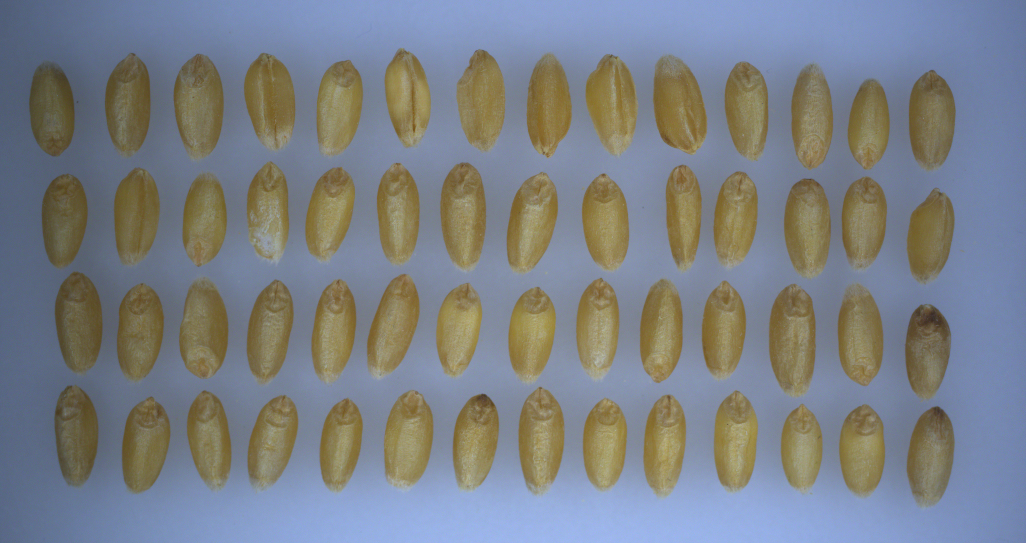
#> input picture image processing codes/KODLAR8_Histogram_Islemleri/KODLAR8_Histogram_Islemleri/Bugday.png, 1026 x 543 px
$ python K8_2_8_RESIM_Histogram_Germe.py
#> lines starting #> are read from the running program, lines starting #| are printed output that depends on the picture
# -*- coding: utf-8 -*-
"""
Created on Mon Nov  4 08:47:45 2024

@author: muozi
"""

import cv2
import numpy as np
import matplotlib.pyplot as plt

image = cv2.imread('Bugday.png', 0)
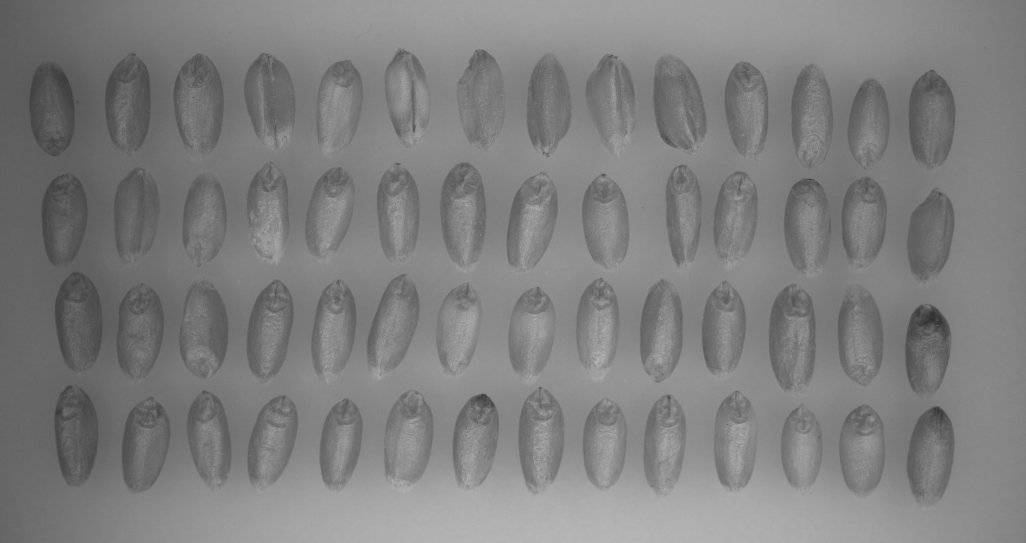
#> image: shape (543, 1026); min 45, max 185, mean 126.8

min_val = np.min(image)
#> min_val = 45
max_val = np.max(image)
#> max_val = 185

stretched_image = cv2.normalize(image, None, alpha=0, beta=255, norm_type=cv2.NORM_MINMAX)
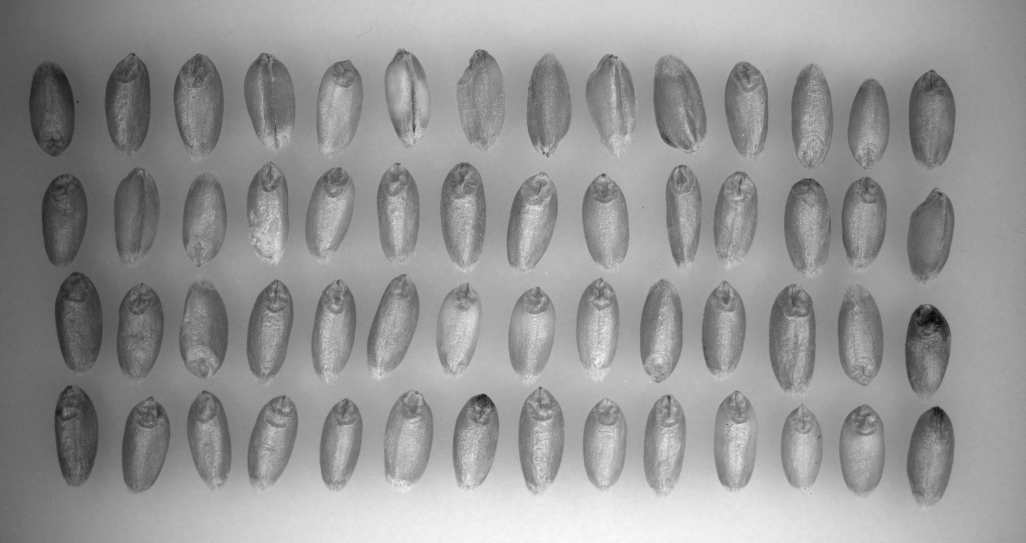
#> stretched_image: shape (543, 1026); min 0, max 255, mean 149

stretched_image2 = cv2.normalize(image, None, alpha=100, beta=200, norm_type=cv2.NORM_MINMAX)
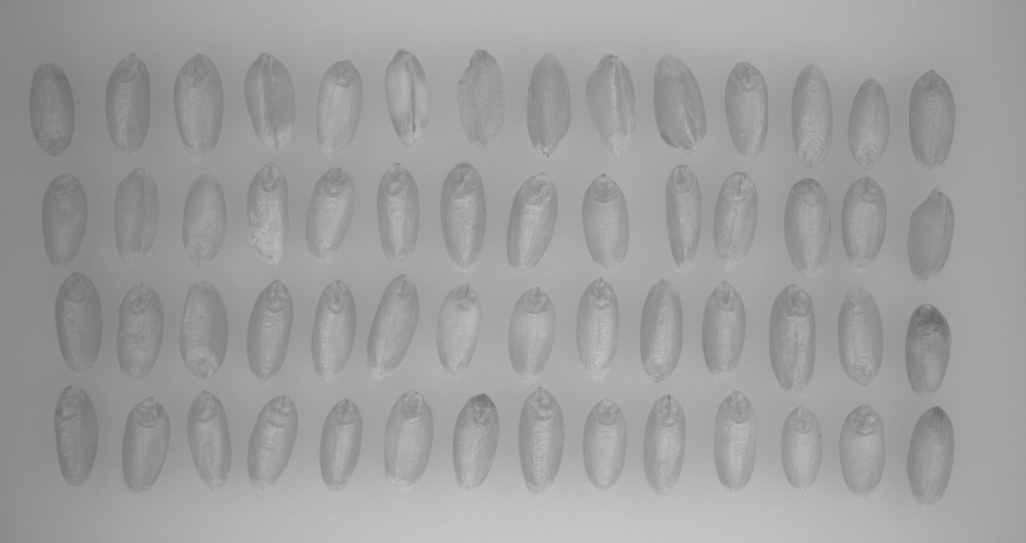
#> stretched_image2: shape (543, 1026); min 100, max 200, mean 158.4

original_hist = cv2.calcHist([image], [0], None, [256], [0, 256])
#> original_hist = 256 values, max 14556 at index 131, min 0 at index 0, mean 2176.2
stretched_hist = cv2.calcHist([stretched_image], [0], None, [256], [0, 256])
#> stretched_hist = 256 values, max 14556 at index 157, min 0 at index 1, mean 2176.2
stretched_hist2 = cv2.calcHist([stretched_image2], [0], None, [256], [0, 256])
#> stretched_hist2 = 256 values, max 27370 at index 161, min 0 at index 0, mean 2176.2


# Orijinal histogramı göster
plt.figure()
plt.plot(original_hist, color='blue')
plt.title('Original Histogram')
plt.xlabel('Pixel Intensity')
plt.ylabel('Frequency')
plt.show()
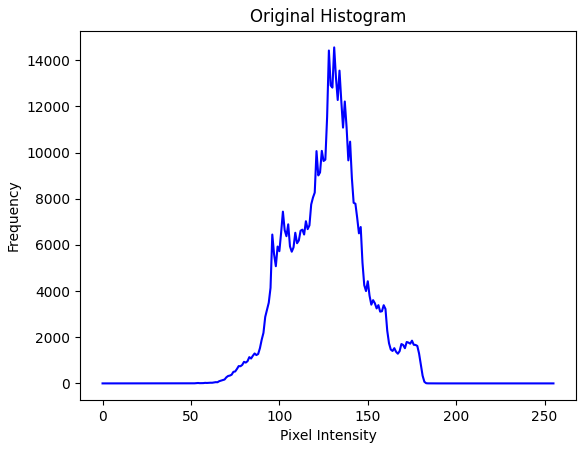
#> figure drawn by matplotlib, 1 panel; curve peaks at x = 131, y = 14556

# Gerilmiş histogramı göster
plt.figure()
plt.plot(stretched_hist, color='red')
plt.title('Stretched Histogram 0-255')
plt.xlabel('Pixel Intensity')
plt.ylabel('Frequency')
plt.show()
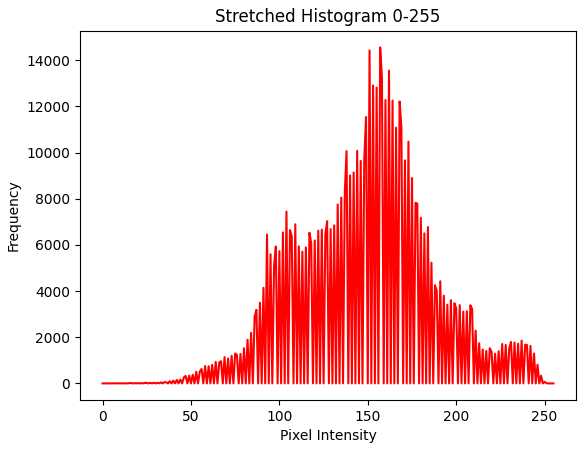
#> figure drawn by matplotlib, 1 panel; curve peaks at x = 157, y = 14556

# Gerilmiş histogramı göster
plt.figure()
plt.plot(stretched_hist2, color='green')
plt.title('Stretched Histogram 100-200')
plt.xlabel('Pixel Intensity')
plt.ylabel('Frequency')
plt.show()
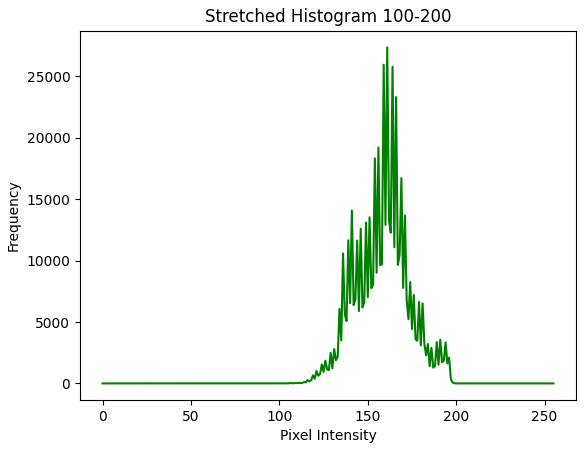
#> figure drawn by matplotlib, 1 panel; curve peaks at x = 161, y = 27370

cv2.imshow("image", image)
cv2.imshow("stretched_image 0-255", stretched_image)
cv2.imshow("stretched_image2 100-200", stretched_image2)

cv2.waitKey(0)
cv2.destroyAllWindows()

$ run again, with image processing codes/KODLAR8_Histogram_Islemleri/KODLAR8_Histogram_Islemleri/Fasulye.png copied over image processing codes/KODLAR8_Histogram_Islemleri/KODLAR8_Histogram_Islemleri/Bugday.png
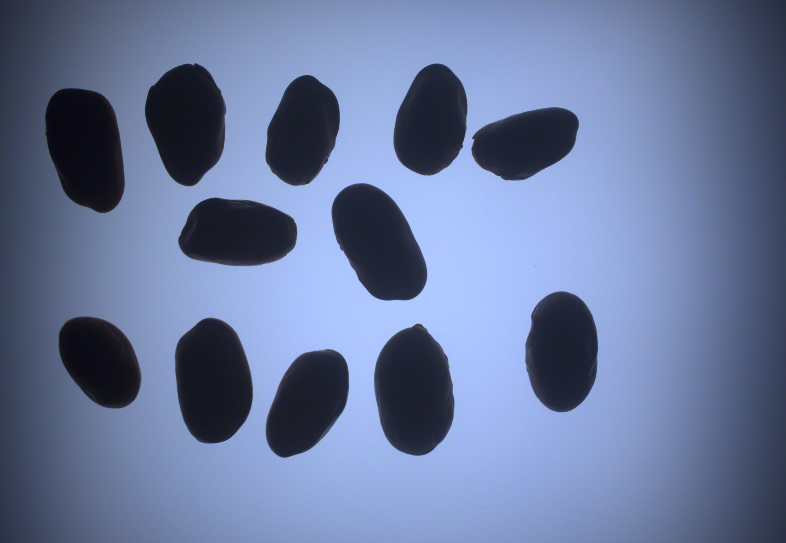
#> input picture image processing codes/KODLAR8_Histogram_Islemleri/KODLAR8_Histogram_Islemleri/Fasulye.png, 786 x 543 px
#> min_val = 7
#> max_val = 203
#> `stretched_image2 = cv2.normalize(image, None, alpha=100, beta=200, nor..`:
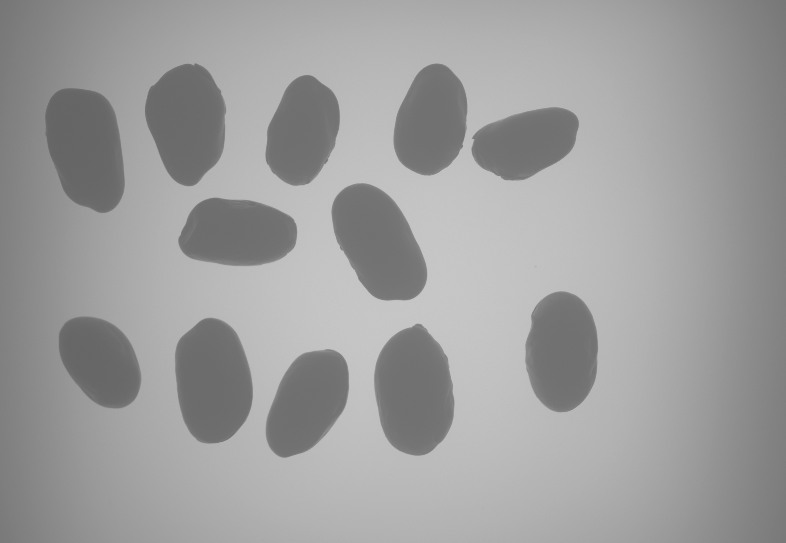
#> stretched_image2: shape (543, 786); min 100, max 200, mean 157.3
#> original_hist = 256 values, max 6008 at index 33, min 0 at index 0, mean 1667.2
#> stretched_hist = 256 values, max 6008 at index 34, min 0 at index 2, mean 1667.2
#> stretched_hist2 = 256 values, max 10134 at index 113, min 0 at index 0, mean 1667.2
#> `plt.show()`:
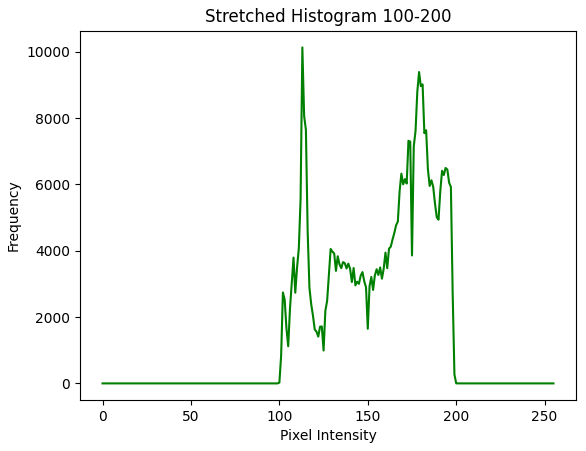
#> figure drawn by matplotlib, 1 panel; curve peaks at x = 113, y = 10134

$ run again, with image processing codes/KODLAR8_Histogram_Islemleri/KODLAR8_Histogram_Islemleri/Resim11_Rontgen_Skolyoz.png copied over image processing codes/KODLAR8_Histogram_Islemleri/KODLAR8_Histogram_Islemleri/Bugday.png
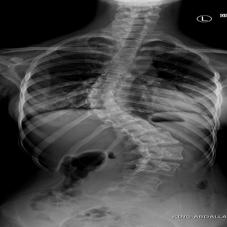
#> input picture image processing codes/KODLAR8_Histogram_Islemleri/KODLAR8_Histogram_Islemleri/Resim11_Rontgen_Skolyoz.png, 227 x 227 px
#> image is the input picture: shape (227, 227); min 0, max 244, mean 69.5
#> min_val = 0
#> max_val = 244
#> `stretched_image2 = cv2.normalize(image, None, alpha=100, beta=200, nor..`:
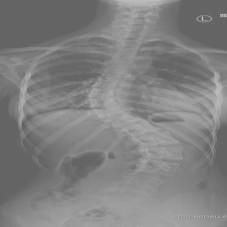
#> stretched_image2: shape (227, 227); min 100, max 200, mean 128.5
#> original_hist = 256 values, max 7453 at index 0, min 0 at index 218, mean 201.3
#> stretched_hist = 256 values, max 7453 at index 0, min 0 at index 12, mean 201.3
#> stretched_hist2 = 256 values, max 7884 at index 100, min 0 at index 0, mean 201.3
#> `plt.show()`:
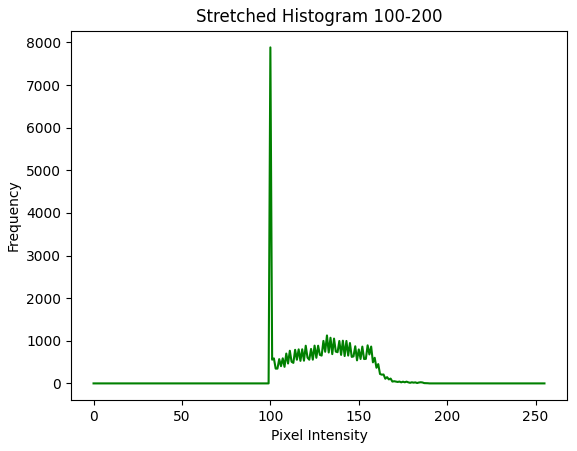
#> figure drawn by matplotlib, 1 panel; curve peaks at x = 100, y = 7884

$ run again, with image processing codes/KODLAR8_Histogram_Islemleri/KODLAR8_Histogram_Islemleri/Resim12_Rontgen_Olisthesis.png copied over image processing codes/KODLAR8_Histogram_Islemleri/KODLAR8_Histogram_Islemleri/Bugday.png
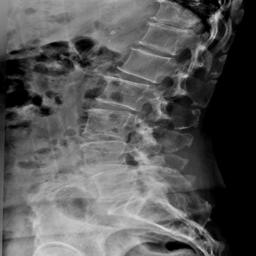
#> input picture image processing codes/KODLAR8_Histogram_Islemleri/KODLAR8_Histogram_Islemleri/Resim12_Rontgen_Olisthesis.png, 256 x 256 px
#> image is the input picture: shape (256, 256); min 0, max 223, mean 87.7
#> min_val = 0
#> max_val = 223
#> `stretched_image2 = cv2.normalize(image, None, alpha=100, beta=200, nor..`:
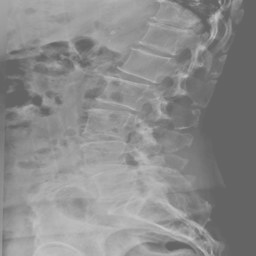
#> stretched_image2: shape (256, 256); min 100, max 200, mean 139.3
#> original_hist = 256 values, max 9230 at index 0, min 0 at index 219, mean 256
#> stretched_hist = 256 values, max 9230 at index 0, min 0 at index 4, mean 256
#> stretched_hist2 = 256 values, max 9606 at index 100, min 0 at index 0, mean 256
#> `plt.show()`:
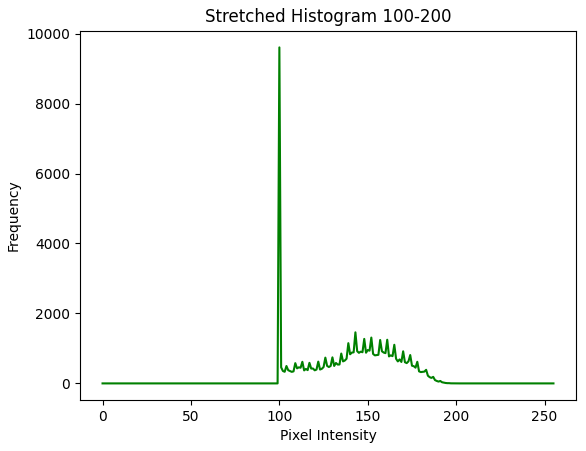
#> figure drawn by matplotlib, 1 panel; curve peaks at x = 100, y = 9606
